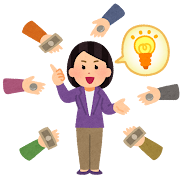
#> input picture business_crowdfunding_woman.png, 180 x 180 px
$ python -i video_v3.py   (imports and definitions only)
#> lines starting #> are read from the running program, lines starting #| are printed output that depends on the picture
#!/usr/bin/env python3
"""
ずんだもん解説動画パイプライン v2

改良点:
  - ずんだもんの立ち絵を合成(表情はシーンごとに指定)
  - 母音に合わせた口パク(VOICEVOXのモーラ長を使用)
  - ASS字幕による本格テロップ(フレーズ単位・キーワード強調・ポップイン)
"""
import json, os, re, subprocess, sys, urllib.parse, urllib.request, wave

VOICEVOX = "http://127.0.0.1:50021"
SPEAKER  = 3
W, H     = 1920, 1080
FONT_R   = "/usr/share/fonts/opentype/noto/NotoSansCJK-Regular.ttc"
FONT_B   = "/usr/share/fonts/opentype/noto/NotoSansCJK-Bold.ttc"

INK       = (32, 44, 27)
INK_SOFT  = (99, 116, 92)

# 章のまとまりごとの背景パレット
# (開始シーン, 終了シーン, 上の色, 下の色, アクセント, 光の玉の色)
GROUPS = [
    (1,  2,  (245,249,234), (216,233,201), ( 98,158, 58), [(168,206,128),(238,226,158)]),
    (3,  5,  (238,247,234), (205,230,200), ( 74,152, 78), [(150,205,150),(190,222,170)]),
    (6,  9,  (233,245,243), (196,224,219), ( 42,138,130), [(140,204,196),(176,218,200)]),
    (10, 12, (235,242,250), (200,219,240), ( 56,120,180), [(150,186,226),(180,206,232)]),
    (13, 15, (251,243,230), (240,222,196), (192,126, 40), [(232,196,140),(226,214,160)]),
    (16, 17, (239,248,234), (208,231,199), ( 74,152, 78), [(154,206,152),(196,226,172)]),
]

# [5 lines left out: function group_of, not called in this run]

_BG_CACHE = {}

IMG_EXT = (".jpg", ".jpeg", ".png", ".webp")

# [17 lines left out: function bg_images, not called in this run]


def _photo_background(path):
    """写真の背景を、文字が読めるようにやわらげて敷く"""
#> called with path = 'business_crowdfunding_woman.png'
    from PIL import Image, ImageDraw, ImageFilter, ImageEnhance
    im = Image.open(path).convert("RGB")
    # 画面いっぱいに切り出す
    k = max(W / im.width, H / im.height)
#> k = 10.67
    im = im.resize((round(im.width * k), round(im.height * k)), Image.LANCZOS)
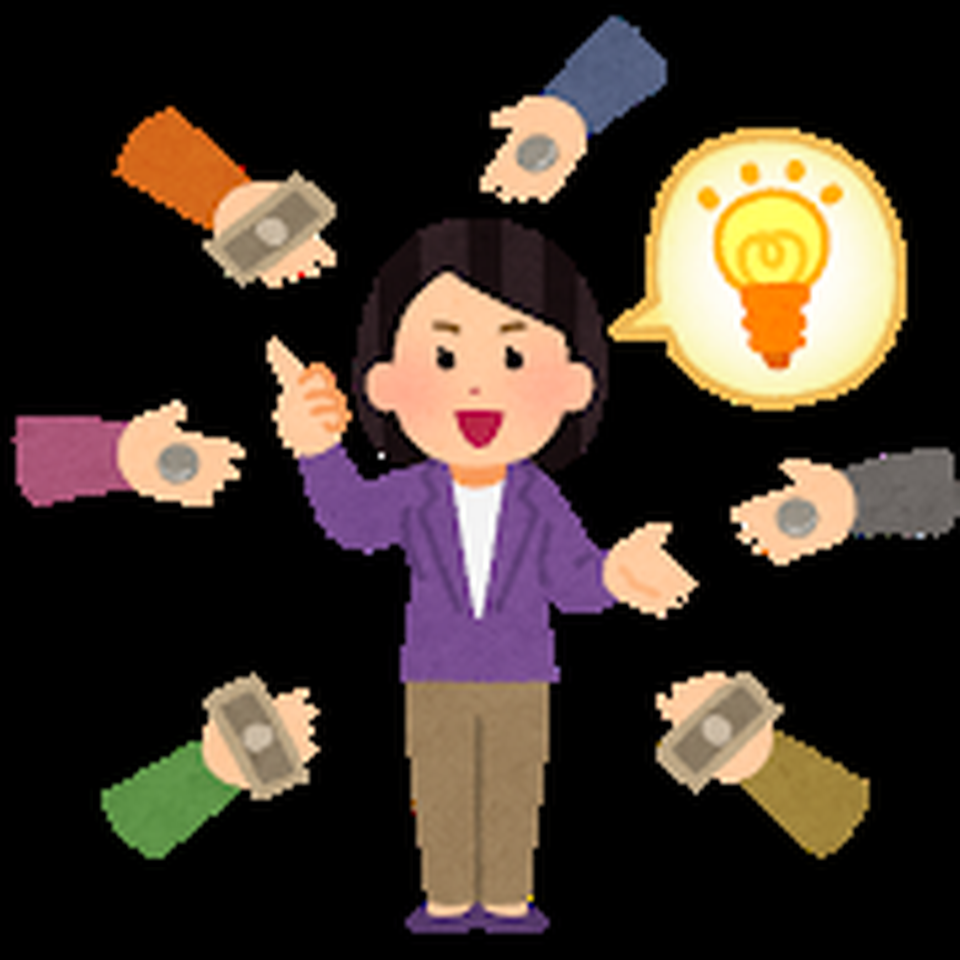
#> im: PIL image 1920x1920 RGB (shown at 1/2 size); mean R, G, B 62, 50.4, 41.3
    ox, oy = (im.width - W) // 2, (im.height - H) // 2
#> ox = 0; oy = 420
    im = im.crop((ox, oy, ox + W, oy + H))
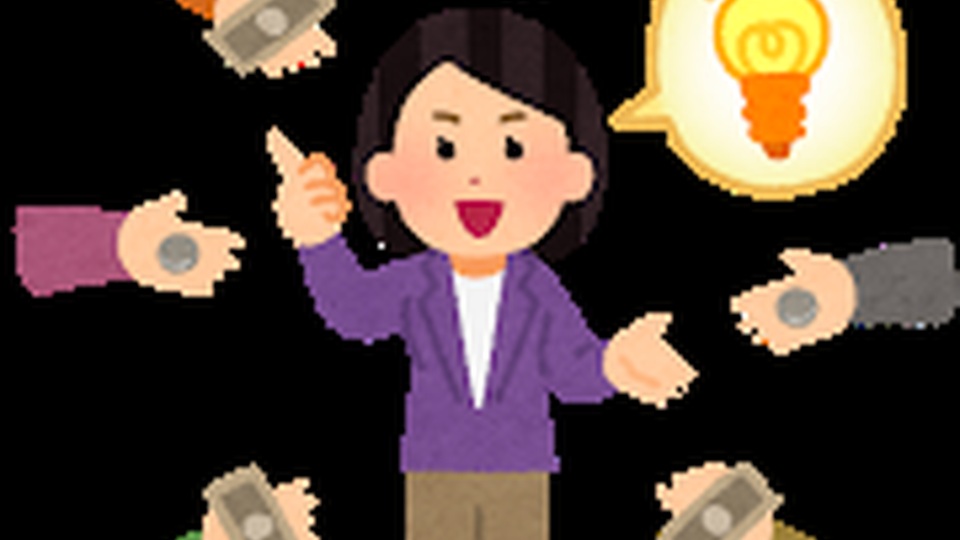
#> im: PIL image 1920x1080 RGB (shown at 1/2 size); mean R, G, B 79.4, 63.3, 55.3
    im = im.filter(ImageFilter.GaussianBlur(5))
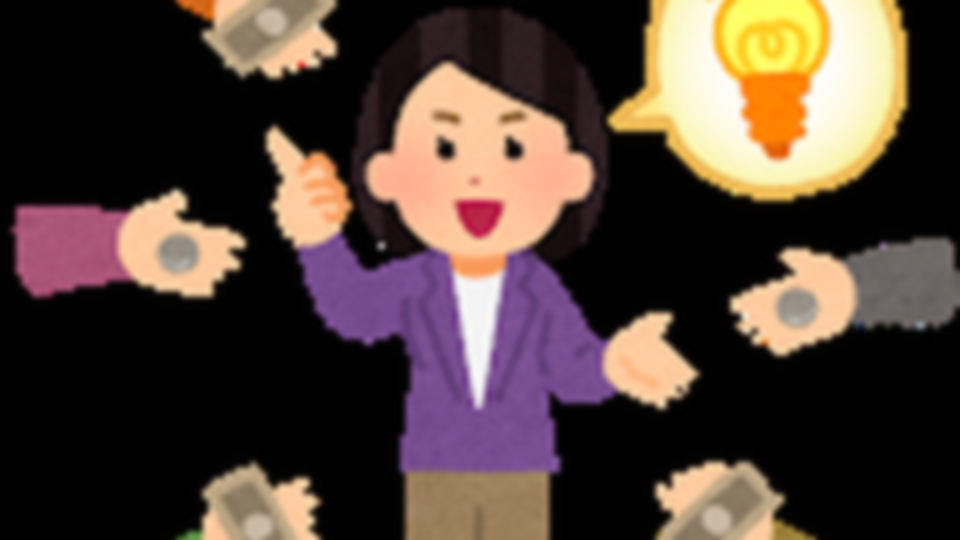
#> im: PIL image 1920x1080 RGB (shown at 1/2 size); mean R, G, B 79.4, 63.3, 55.3
    im = ImageEnhance.Color(im).enhance(0.72)
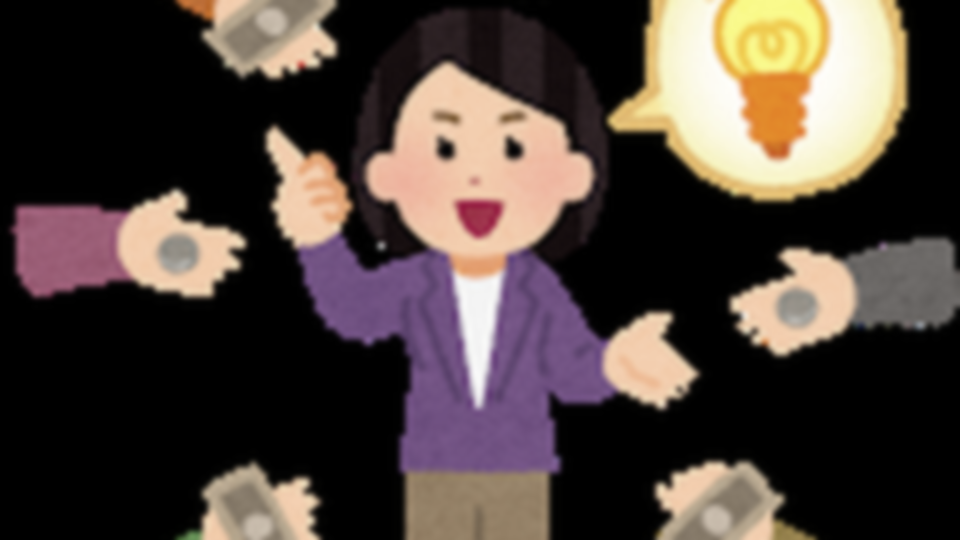
#> im: PIL image 1920x1080 RGB (shown at 1/2 size); mean R, G, B 75.7, 64.2, 58.4
    im = im.convert("RGBA")
#> im: PIL image 1920x1080 RGBA

    # 全体を白でうすめて、本文側はさらに明るくする
    veil = Image.new("RGBA", (W, H), (255, 255, 255, 96))
    im = Image.alpha_composite(im, veil)
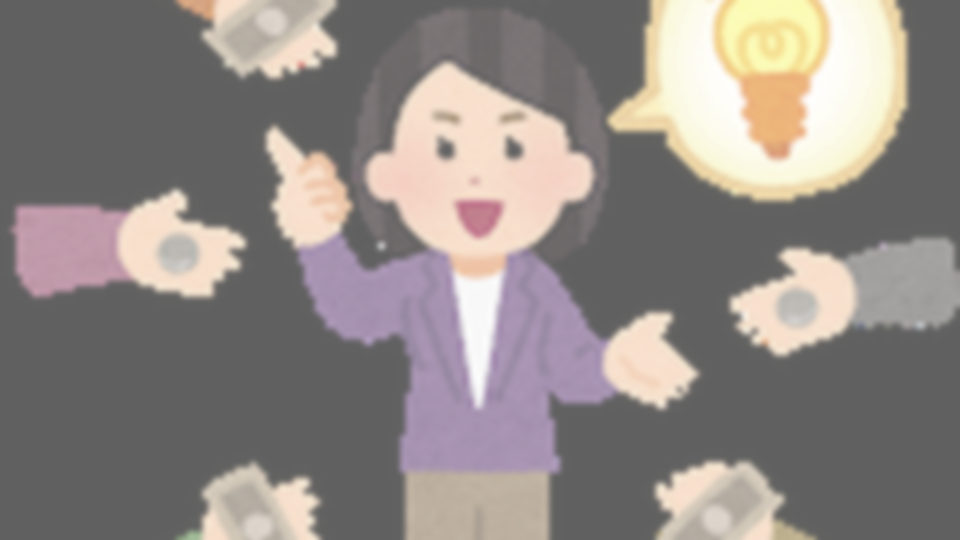
#> im: PIL image 1920x1080 RGBA (shown at 1/2 size); mean R, G, B, A 143.2, 136, 132.4, 255
    wash = Image.new("RGBA", (W, H), (0, 0, 0, 0))
#> wash: PIL image 1920x1080 RGBA; every value is 0
    ImageDraw.Draw(wash).ellipse([-420, -260, 1330, 1040], fill=(255, 255, 255, 150))
    im = Image.alpha_composite(im, wash.filter(ImageFilter.GaussianBlur(110)))
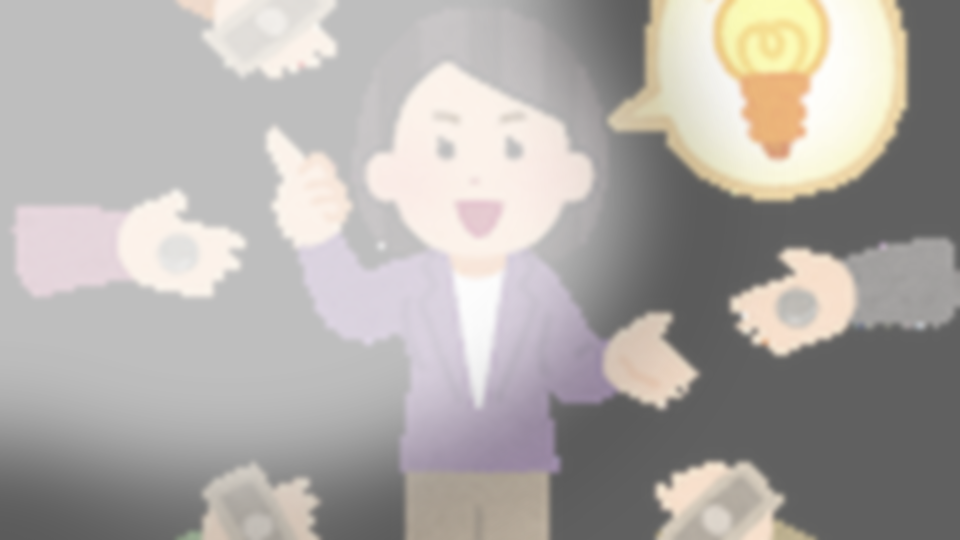
#> im: PIL image 1920x1080 RGBA (shown at 1/2 size); mean R, G, B, A 175, 170.7, 167.1, 255

    # 立ち絵まわりに白いハロー
    hl = Image.new("RGBA", (W, H), (0, 0, 0, 0))
    ImageDraw.Draw(hl).ellipse([1360, 130, 1900, 880], fill=(255, 255, 255, 92))
    im = Image.alpha_composite(im, hl.filter(ImageFilter.GaussianBlur(80)))
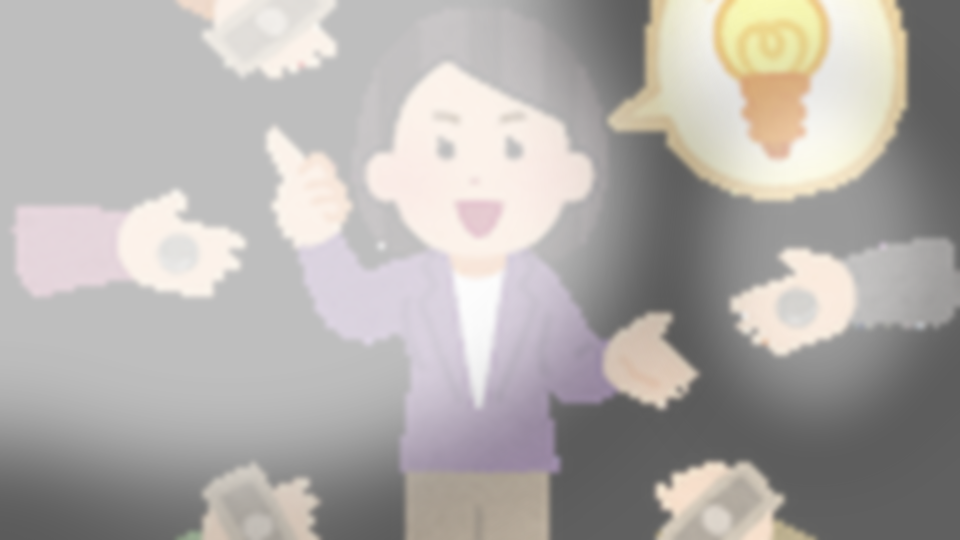
#> im: PIL image 1920x1080 RGBA (shown at 1/2 size); mean R, G, B, A 176.8, 172.8, 169.7, 255
    return im.convert("RGB")


# [58 lines left out: function make_background, not called in this run]


CHAR_W, CHAR_H = 425, 800
CHAR_X, CHAR_Y = 1430, 84

# ============ 立ち絵の事前レンダリング ============
ROOT   = os.path.dirname(os.path.dirname(os.path.abspath(__file__)))
FRAMES = os.path.join(ROOT, "assets", "frames")

# [19 lines left out: function render_character_frames, not called in this run]


SHEET_EXPRS = ["normal", "happy", "surprise", "think", "sad"]
SHEET_TAGS  = ["x", "a"]

# [70 lines left out: functions _sheet_frames, q_span, mouth_frames, pick_frame, not called in this run]


# 会話形式の登場人物。script["cast"] で上書きできる
# styles: 表情ごとの話者ID。VOICEVOXは同じキャラの感情違いが別IDになっている
CAST = {
    "zunda": {"speaker": 3, "name": "ずんだもん", "color": "&H001B2C14",
              "styles": {"normal": 3, "happy": 1, "surprise": 7,
                         "think": 3, "sad": 76}},
    "guest": {"speaker": 2, "name": "四国めたん", "color": "&H00603480",
              "styles": {"normal": 2, "happy": 0, "surprise": 6,
                         "think": 2, "sad": 2}},
}

# 表情ごとの読み上げの味つけ(速さ・抑揚・高さ)
TUNE = {
    "normal":   {"speedScale": 1.00, "intonationScale": 1.00, "pitchScale": 0.00},
    "happy":    {"speedScale": 1.04, "intonationScale": 1.15, "pitchScale": 0.01},
    "surprise": {"speedScale": 1.06, "intonationScale": 1.30, "pitchScale": 0.02},
    "think":    {"speedScale": 0.94, "intonationScale": 0.92, "pitchScale": -0.01},
    "sad":      {"speedScale": 0.92, "intonationScale": 0.95, "pitchScale": -0.02},
}

# [6 lines left out: function cast_of, not called in this run]


# ============ 背景スライド ============
import re

DIG = {"〇":0,"零":0,"一":1,"二":2,"三":3,"四":4,"五":5,
       "六":6,"七":7,"八":8,"九":9}
NUMCH = "〇零一二三四五六七八九十百千万億兆"

# 数ではない語(ここに入る語はそのまま残す)
KEEP = ["一般","一番","一致","一部","一連","一方","一時","一緒","一気","一応",
        "一切","一定","一律","一括","一覧","一環","一種","一見","一体","一斉",
        "一員","一因","一助","一新","一任","一挙","一様","一目","一言","一歩",
        "万が一","第一","唯一","同一","統一","単一","均一","万一","一日中","一人ひとり",
        "二次","二重","二度と","三角","三菱","四角","四国","四季","五輪",
        "十分","十字","百科","百貨","千葉","万全","万能","億劫","何十","数十",
        "数百","数千","十数","一石二鳥","二者択一","三脚","五感","七夕"]

# この語が続くときは数として扱う
UNIT = ("円|株|割|年|月|日間|日|時間|時|分間|分|秒|個|人|回|倍|歳|才|件|種類|"
        "つ|番目|番|段階|位|点|階|冊|枚|台|本|杯|度|%|パーセント|ヶ月|か月|カ月|"
        "箇月|週間|年間|ポイント|営業日|万円|億円|文字|問|択|色|面|部屋|品|袋|"
        "gram|キロ|メートル|センチ|リットル")


# [71 lines left out: functions _small, _convert, to_digits, wrap, not called in this run]

def _lighten(c, k=0.55):
    return tuple(int(v * (1 - k) + 255 * k) for v in c)


# [42 lines left out: functions figure_spec, figure_height, draw_figure, not called in this run]


def _f(path, size, sc):
    from PIL import ImageFont
    return ImageFont.truetype(path, max(12, int(size * sc)))


# [328 lines left out: functions _fig_bar, _fig_ratio, _steps_layout, _fig_steps, _fig_timeline, _table_layout and 4 more, not called in this run]


# ============ 音声合成 + モーラ取得 ============
CACHE = os.path.join(ROOT, ".cache", "voice")

# [33 lines left out: functions synth, _synth_remote, not called in this run]

OPEN_V  = {"a", "o", "A", "O"}
HALF_V  = {"i", "u", "e", "I", "U", "E"}

VOWEL = {"a":"a","A":"a","i":"i","I":"i","u":"u","U":"u",
         "e":"e","E":"e","o":"o","O":"o"}

# [27 lines left out: functions mouth_track, mora_times, not called in this run]


SMALL = "ャュョァィゥェォ"

# [4 lines left out: function kana_moras, not called in this run]


BREAK_AFTER = set("はがをにでともやのへらてだ、")

# [49 lines left out: functions _find_break, _chunks_fallback, morph_spans, not called in this run]


GLUE = ("助詞", "助動詞", "記号")   # 直前の語にくっつけたい品詞

# [57 lines left out: functions split_chunks, align_telops, not called in this run]


# ============ ASSテロップ ============
def ass_time(s):
    h, r = divmod(s, 3600); m, sec = divmod(r, 60)
    return f"{int(h)}:{int(m):02d}:{sec:05.2f}"

ASS_HEAD = f"""[Script Info]
ScriptType: v4.00+
PlayResX: {W}
PlayResY: {H}
WrapStyle: 2
ScaledBorderAndShadow: yes

[V4+ Styles]
Format: Name,Fontname,Fontsize,PrimaryColour,SecondaryColour,OutlineColour,BackColour,Bold,Italic,Underline,StrikeOut,ScaleX,ScaleY,Spacing,Angle,BorderStyle,Outline,Shadow,Alignment,MarginL,MarginR,MarginV,Encoding
Style: Telop,Noto Sans CJK JP,72,&H001B2C14,&H000000FF,&H00FAFCF6,&H00FFFFFF,-1,0,0,0,100,100,1,0,1,8,0,2,90,640,86,1

[Events]
Format: Layer,Start,End,Style,Name,MarginL,MarginR,MarginV,Effect,Text
"""

def esc(t):
    return t.replace("\\", "").replace("{", "").replace("}", "")

# テロップの表示幅。左90/右640のマージンの内側に収める必要がある。
# libassは指定サイズより小さく描くので、実測した倍率で見積もる。
TELOP_BOX   = 1180
TELOP_SIZE  = 72
ASS_RATIO   = 0.72


# [30 lines left out: functions telop_scale, build_telops, not called in this run]

# ============ 台本の書き間違いを直す ============
# 読み上げも字幕も同じ文字列から作るので、読み込んだ直後にここを1回通す。
# 実際に動画で起きた誤りを見つけたら、この表に足していく。
TYPOS = [
    (r"こんにちわ",                      "こんにちは"),
    (r"こんばんわ",                      "こんばんは"),
    # 「こんにちなのだ」のように「は」が抜けた挨拶
    (r"こんにち(?=[なだ、。!?！？]|$)",   "こんにちは"),
    (r"こんばん(?=[なだ、。!?！？]|$)",   "こんばんは"),
    (r"おはよ(?=[なだ、。!?！？]|$)",     "おはよう"),
    # 語尾の重複
    (r"なのだのだ",                      "なのだ"),
    (r"のだのだ",                        "のだ"),
    (r"ですのだ",                        "なのだ"),
    # 全角・半角のゆれ
    (r"！！+",                           "！"),
    (r"。。+",                           "。"),
]


# [26 lines left out: functions fix_text, fix_script, not called in this run]


# ============ 表情の自動切り替え ============
ASK  = ("？", "?", "だろうか", "のかな", "どうなる", "なぜ", "どうして", "いくら")
BANG = ("！", "!", "注意", "危険", "損", "落とし穴", "びっくり", "大事", "気をつけ", "禁止")
GOOD = ("お得", "うれしい", "便利", "安心", "おすすめ", "うまく", "できる", "覚えて")

# [10 lines left out: function sentence_expr, not called in this run]


# ============ BGM・効果音 ============
BGM_DIR  = os.path.join(ROOT, "assets", "bgm")
BGM_EXT  = (".mp3", ".m4a", ".wav", ".ogg", ".flac", ".aac")
BGM_RMS  = 0.10          # 曲ごとの音量差をここでそろえる


# 曲を探す場所。リポジトリ直下に置かれてもそのまま拾えるようにしてある
BGM_DIRS = [BGM_DIR,
            os.path.join(ROOT, "assets"),
            ROOT,
            os.path.dirname(ROOT)]


# [130 lines left out: functions bgm_tracks, load_bgm, make_audio_bed, _finish_bed, not called in this run]


def wav_duration(path):
    with wave.open(path) as w:
        return w.getnframes() / w.getframerate()


# ============ 本体 ============
# [194 lines left out: function main, not called in this run]


# [2 lines not run here, left out]


# ============ ショート動画(縦) ============
SW, SH = 1080, 1920
SHORT_MAX = 56.0          # YouTubeショートの上限に余裕を持たせる

SHORT_ASS = f"""[Script Info]
ScriptType: v4.00+
PlayResX: {SW}
PlayResY: {SH}
WrapStyle: 2
ScaledBorderAndShadow: yes

[V4+ Styles]
Format: Name,Fontname,Fontsize,PrimaryColour,SecondaryColour,OutlineColour,BackColour,Bold,Italic,Underline,StrikeOut,ScaleX,ScaleY,Spacing,Angle,BorderStyle,Outline,Shadow,Alignment,MarginL,MarginR,MarginV,Encoding
Style: Telop,Noto Sans CJK JP,66,&H00FFFFFF,&H000000FF,&H00203010,&H00FFFFFF,-1,0,0,0,100,100,1,0,1,9,0,2,50,50,120,1

[Events]
Format: Layer,Start,End,Style,Name,MarginL,MarginR,MarginV,Effect,Text
"""


# [169 lines left out: functions short_spec, draw_short_slide, build_short, not called in this run]

>>> result = _photo_background('business_crowdfunding_woman.png')
